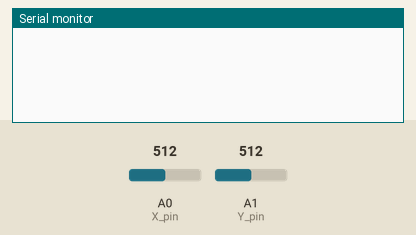
The sketch below on a simulated Arduino Uno, built with avr-gcc and run on an emulated ATmega328P. Shown: the last lines printed to the serial monitor. The test bench sets the inputs (shaded band); at power-on: A0 (X_pin) = 512, A1 (Y_pin) = 512.

Above: at 1.2 s.
1.3 s: A0 (X_pin) set to 474
2.8 s: A0 (X_pin) set to 448
At 3.8 s:
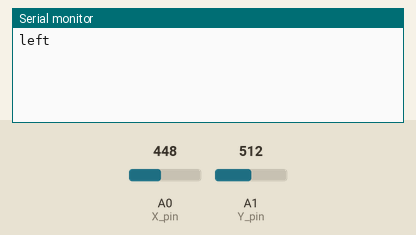
5.5 s: A1 (Y_pin) set to 691
At 6.5 s:
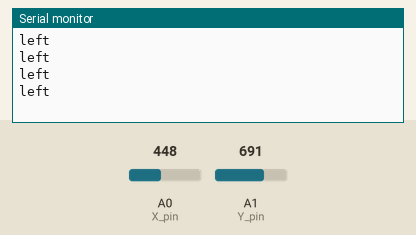
7.0 s: A1 (Y_pin) set to 716
At 7.8 s:
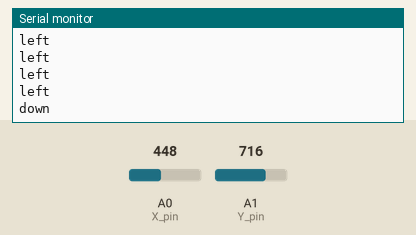

The sketch:

joysticktest_forGeorge.ino
```cpp
// Arduino pin numbers
const int SW_pin = 2; // digital pin connected to switch output
const int X_pin = 0;  // analog pin connected to X output
const int Y_pin = 1;  // analog pin connected to Y output

int UP = 7;
int DOWN = 6;
int LEFT = 5;
int RIGHT = 4;

void setup() {
  pinMode(SW_pin, INPUT);
  digitalWrite(SW_pin, HIGH);
  Serial.begin(115200);
}

void loop() {
  /*Serial.print("Switch:  ");
  Serial.print(digitalRead(SW_pin));
  Serial.print("\n");
  Serial.print("X-axis: ");
  Serial.print(analogRead(X_pin));
  Serial.print("\n");
  Serial.print("Y-axis: ");
  Serial.println(analogRead(Y_pin));
  Serial.print("\n\n");*/

//sense if Y is less than 300, turn on UP LED
  if (analogRead(Y_pin) < 300 ) {

    digitalWrite(UP, HIGH);
    Serial.print("up \n"); //can help you debug in the serial monitor, can delete
    delay(1000);

//sense if Y is greater than 700, turn on DOWN LED
  } else if (analogRead(Y_pin) > 700) {

    digitalWrite(DOWN, HIGH);
    Serial.print("down  \n"); //can help you debug in the serial monitor, can delete
    delay(1000);

//sense if X is less than 466, turn on LEFT LED
  } else if (analogRead(X_pin) < 466) {

    digitalWrite(LEFT, HIGH);
    Serial.println("left \n"); //can help you debug in the serial monitor, can delete
    delay(1000);

//sense if X is greater than 700, turn on RIGHT LED
  } else if (analogRead(X_pin) > 700) {

    digitalWrite(RIGHT, HIGH);
    Serial.println("right \n");  //can help you debug in the serial monitor, can delete
    delay(1000);
  }

//if none of the above true, turn all LEDs OFF
  else {
    digitalWrite(LEFT, LOW);
    digitalWrite(RIGHT, LOW);
    digitalWrite(UP, LOW);
    digitalWrite(DOWN, LOW);
    delay(1000);
  }
}
```

Measured:
- the behaviour switches between 466 and 465 on A0 (X_pin) (found by bisection; images 0 and 1)
- the behaviour switches between 700 and 701 on A1 (Y_pin) (found by bisection; images 2 and 3)
- after the input at 2.8 s, the serial monitor: prints a new line after 0.20 s (image 1)
- after the input at 7.0 s, the serial monitor: prints a new line at once (image 3)
